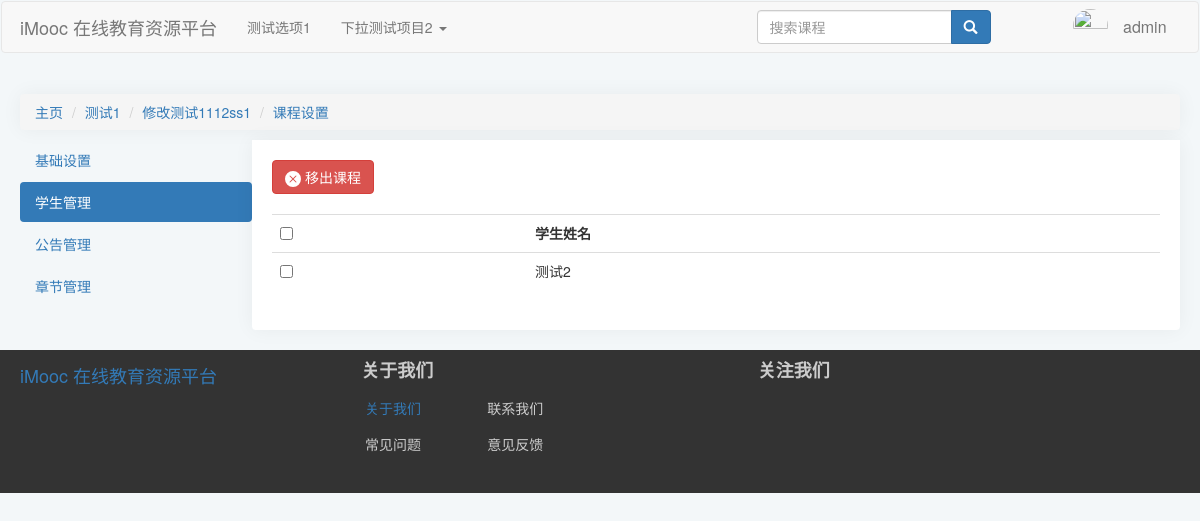
The page /course/1/Setting/Students (signed in) on the database its author committed.
### index/models.py (models this page shows, shortened)
class CourseCategory(models.Model):
    CategoryID = models.AutoField(primary_key=True, verbose_name="分类编号")
    CategoryName = models.CharField(verbose_name="分类名", max_length=64)
    Is_Root = models.BooleanField(verbose_name="根分类", default=True, editable=False)
    DisplayOrder = models.PositiveIntegerField(verbose_name="显示顺序", default=1)
    ParentID = models.ForeignKey(
        "self",
        on_delete=models.CASCADE,
        limit_choices_to={"Is_Root": 1},
        null=True,
        blank=True,
    )
    def __str__(self) -> str:
        return self.CategoryName
    class Meta:
        ordering = ["-CategoryID"]
        verbose_name = "课程分类"
        verbose_name_plural = "课程分类"

class Course(models.Model):
    status = (
        ("1", "未开课"),
        ("2", "已开课"),
        ("3", "已结课"),
    )
    Course_Name = models.CharField(verbose_name="课程名称", max_length=64)
    Course_Teacher = models.ForeignKey(
        "Users",
        on_delete=models.CASCADE,
        limit_choices_to={"access": "teacher"},
        null=True,
        blank=True,
        related_name="teacher",
    )
    Course_Info = models.TextField(verbose_name="课程说明", default="暂未设置")
    Course_Goal = models.TextField(verbose_name="课程目标", default="暂未设置")
    Grade_Requirements = models.TextField(verbose_name="成绩要求", default="暂未设置")
    Reference = models.TextField(verbose_name="参考资料", default="暂未设置")
    QA = models.TextField(verbose_name="常见问题", null=True, blank=True, default="暂未设置")
    Course_Img = models.ImageField(
        verbose_name="课程图片",
        null=True,
        upload_to="Course_Img",
        blank=True,
        default="material/defaultCourseImage.jpg",
    )
    Stu_Count = models.PositiveIntegerField(verbose_name="选课人数", default=0)
    Course_Chapter = models.TextField(
        verbose_name="课程章节",
        null=True,
        blank=True,
        default='[{"title":"New Node","key":"1"}]',
    )
    Course_Category = models.ForeignKey(
        "CourseCategory",
        verbose_name="课程分类",
        on_delete=models.CASCADE,
        limit_choices_to={"Is_Root": 0},
        null=True,
        blank=True,
    )
    View_Count = models.PositiveIntegerField(verbose_name="访问人数", default=0)
    Status = models.CharField(
        verbose_name="课程状态", max_length=16, choices=status, default="1"
    )
    Starting_Time = models.DateTimeField(verbose_name="开课时间", auto_now_add=True)
    Ending_Time = models.DateTimeField(verbose_name="结课时间")
    class Meta:
        ordering = ["-Starting_Time"]
        verbose_name = "课程"
        verbose_name_plural = "课程"

class Users(models.Model):
    gender = (
        ("male", "男"),
        ("female", "女"),
        ("default", "保密"),
    )
    access = (
        ("banned", "封禁用户"),
        ("guest", "访客"),
        ("student", "学生"),
        ("teacher", "教师"),
    )
    profile_picture = models.ImageField(
        verbose_name="头像",
        null=True,
        upload_to="avatar",
        blank=True,
        default="avatar/default-profile-picture.jpg",
    )
    name = models.CharField(
        verbose_name="*用户名", max_length=128, unique=True, null=False
    )  # 昵称
    real_name = models.CharField(
        verbose_name="真实姓名", max_length=64, null=True, blank=True
    )  # 真实姓名
    password = models.CharField(
        verbose_name="*密码", max_length=256, editable=False
    )  # 密码
    email = models.EmailField(verbose_name="*电子邮箱", unique=True)  # 邮箱
    phone_number = models.CharField(
        verbose_name="手机号码", max_length=32, unique=True, null=True, blank=True
    )  # 手机号码
    access = models.CharField(
        verbose_name="*权限等级", max_length=16, choices=access, default="guest"
    )  # 权限级别
    selected_courses = models.ManyToManyField("Course", related_name="students")  # 已选课程
    sex = models.CharField(
        verbose_name="*性别", max_length=32, choices=gender, default="default"
    )  # 性别
    create_time = models.DateTimeField(verbose_name="账号创建时间", auto_now_add=True)  # 创建时间
    is_deleted = models.BooleanField(
        verbose_name="删除标记", default=False, editable=False
    )  # 删除标记
    class Meta:
        ordering = ["-create_time"]
        verbose_name = "用户"
        verbose_name_plural = "用户"

### index/views.py (the view)
def courseSettingStudent(request, courseid):
    courseDetail, _, _ = VF.Get_Course(courseid)
    course = models.Course.objects.get(id=courseid)
    students = course.students.all()
    return render(request, "index/courseSettingStudent.html", locals())

### index/templates/index/courseSettingStudent.html (shortened to what this page needs)
{% extends 'index/courseSettingBase.html' %}
{% load static %}
    {% block extrastatic %}
    {{ block.super }}
    <link rel="stylesheet" type="text/css" href="{% static 'index/css/courseSettingStudent.css' %}">
    {% endblock extrastatic %}
    {% block content %}
    {{ block.super }}
    <div class="content-container">
        <div class="button-group">
            <button class="btn btn-danger removeStudent">
                移出课程
            </button>
        </div>
        <div class="studentList">
            <table class="table table-hover">
                <tr>
                    <th>
                        <input type="checkbox" class="selectAll">
                    </th>
                    <th>学生姓名</th>
                </tr>
                {% for student in students %}
                <tr>
                    <td>
                        <input class="studentCkBox" type="checkbox">
                    </td>
                    <td class="student-Name">
                        {{ student.name }}
                    </td>
                </tr>
                {% endfor %}
            </table>
        </div>
    </div>
    {% endblock content %}

### index/templates/index/courseSettingBase.html (shortened to what this page needs)
{% extends 'index/index.html' %}
{% load static %}
    {% block extrastatic %}
    <link rel="stylesheet" type="text/css" href="{% static 'index/css/courseSettingBase.css' %}">
    {% endblock %}
    {% block content %}
    <div>
        <ul class="breadcrumb">
            <li><a href="/index/">主页</a></li>
            <li><a href="#">{{courseDetail.Course_Category}}</a></li>
            <li><a href="{% url 'index:courseInfo' courseid %}">{{courseDetail.Course_Name}}
                </a>
            </li>
            <li class="active"><a href="{% url 'index:courseSetting' courseid %}">课程设置
                </a>
            </li>
        </ul>
    </div>
    <div class="navSideBar">
        <ul class="nav nav-pills nav-stacked">
            <li role="basicInfo"><a href="{% url 'index:courseSetting' courseid %}">基础设置</a></li>
            <li role="studentManagement"><a href="{% url 'index:studentSetting' courseid %}">学生管理</a></li>
            <li role="annoucementManage"><a href="{% url 'index:noticeSetting' courseid %}">公告管理</a></li>
            <li role="chapterManagement"><a href="{% url 'index:chapterSetting' courseid %}">章节管理</a></li>
        </ul>
    </div>
    {% endblock %}

### index/static/index/css/index.css (style rules this page uses)
body { background-color: #f3f7f9; }

### index/static/index/css/courseSettingBase.css (style rules this page uses)
.breadcrumb { margin:0px; box-shadow: 0 0 20px 0 rgb(12 1 4 / 5%); border-radius: 4px; }
.navSideBar { display:block; float:left; width:20%; margin-top: 10px; }

### index/static/index/css/courseSettingStudent.css (style rules this page uses)
.content-container { position: relative; float:right; width: 80%; background-color:white; padding:20px; box-shadow: 0 0 20px 0 rgb(12 1 4 / 5%); border-radius: 0px 0px 4px 4px; margin-top: 10px; }
.button-group { margin-bottom: 20px; }
.bi { vertical-align:middle; }

### rows shown on the page
CourseCategory: Course_Category "测试1"
Course: Course_Name "修改测试1112ss1"
Users: name "测试2"

### other values the page prints
{{ request.session.user_name }} "admin"
